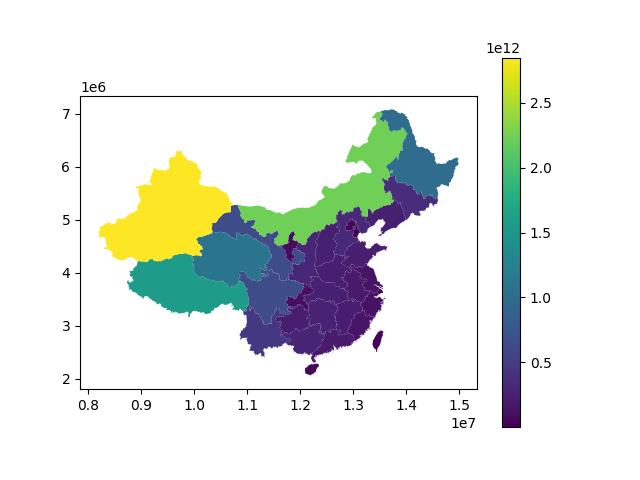

Generate this figure with Python:
import geopandas
import webbrowser
import matplotlib.pyplot as plt
import os

gdf = geopandas.read_file('./cn.json')
if gdf.crs == 'EPSG:4326':
    gdf = gdf.to_crs('EPSG:3857')
gdf["area"] = gdf.area

# the coordinate (x, y) where x = longitude and y = latitude
b = gdf.plot("area", legend=True)
plt.savefig('china_geo.jpg')

a = gdf.explore("area", legend=False)
a.save('china_geo.html')

webbrowser.open('file://' + os.path.realpath('china_geo.html'))